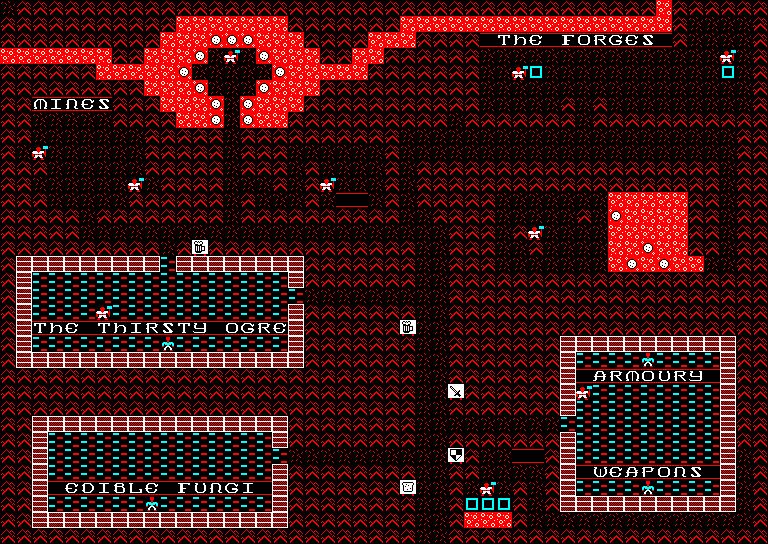

A level layout from a 2D game, rendered from its tile map. Below: a short description, then the map file with its tile-grid data intact:
An orthogonal 48x34 tile map with 16x16 px tiles, 1 tile layer (Tile Layer 1).

<map version="1.8" tiledversion="1.8.0" orientation="orthogonal" renderorder="right-down" width="48" height="34" tilewidth="16" tileheight="16" infinite="0" nextlayerid="2" nextobjectid="1">
 <editorsettings>
  <export target="stoneheart.csv" format="csv" />
 </editorsettings>
 <tileset firstgid="1" source="dostiles.tsx" />
 <layer id="1" name="Tile Layer 1" width="48" height="34">
  <data encoding="csv">
8,11,11,11,11,11,11,11,11,11,11,11,11,11,11,11,11,11,11,11,11,11,11,11,11,11,11,11,11,11,11,11,11,11,11,11,11,11,11,11,11,3,11,11,11,11,11,11,
11,11,11,11,11,11,11,11,11,11,11,3,3,3,3,3,3,3,11,11,11,11,11,11,11,3,3,3,3,3,3,3,3,3,3,3,3,3,3,3,3,3,11,8,8,8,8,11,
11,11,11,11,11,11,11,11,11,11,3,3,3,97,97,97,3,3,3,11,11,11,11,3,3,3,11,11,11,11,24,44,32,29,24,30,39,42,31,29,43,24,11,8,8,8,8,11,
3,3,3,3,3,3,3,11,11,3,3,3,97,8,57,8,97,3,3,3,11,11,3,3,11,11,11,11,11,11,8,8,8,8,8,8,8,8,8,8,8,8,8,8,8,57,8,11,
11,11,11,11,11,11,3,3,3,3,3,97,8,8,8,8,8,97,3,3,3,3,3,11,11,11,11,11,11,11,8,8,57,20,8,8,8,8,8,8,8,8,8,8,8,20,8,11,
11,11,11,11,11,11,11,11,11,3,3,3,97,8,8,8,97,3,3,3,11,11,11,11,11,11,11,11,11,11,8,8,8,8,8,8,8,8,8,8,8,8,8,8,8,8,8,11,
11,11,37,33,38,29,43,11,11,11,3,3,3,97,8,97,3,3,3,11,11,11,11,11,11,11,11,11,11,11,8,8,8,8,8,11,8,11,8,8,8,8,8,8,8,8,8,11,
11,11,8,8,8,8,8,11,11,11,11,3,3,97,8,97,3,3,11,11,11,11,11,11,11,11,11,11,8,11,11,11,11,11,11,11,8,11,11,11,11,11,11,11,11,11,11,11,
11,11,8,8,8,8,8,8,8,11,11,11,11,11,8,11,11,11,11,11,11,11,11,11,11,8,8,8,8,8,8,8,8,8,8,8,8,8,8,8,8,8,8,8,8,8,11,11,
11,8,57,8,8,8,8,8,8,11,11,11,11,11,8,11,11,11,8,8,8,8,8,8,11,8,8,8,8,8,8,8,8,8,8,8,8,8,8,8,8,8,8,8,8,8,11,11,
11,11,11,8,8,8,8,8,8,11,11,11,11,11,8,11,11,11,8,11,8,8,8,8,11,8,11,11,11,11,11,11,11,11,11,11,11,11,11,11,11,11,11,11,11,8,11,11,
11,11,8,8,8,8,8,8,57,8,11,11,11,11,8,8,8,11,8,11,57,8,8,8,11,8,11,11,11,11,11,11,11,11,11,11,11,11,11,11,11,11,11,11,11,8,11,11,
11,11,11,8,8,8,8,8,11,11,11,11,11,11,8,11,8,8,8,11,8,24,24,8,11,8,11,11,11,11,11,8,8,8,8,8,8,8,3,3,3,3,3,11,11,8,11,11,
11,11,11,11,11,8,11,11,11,11,11,11,11,11,8,11,11,11,11,11,11,11,11,11,11,8,8,11,11,11,11,8,8,8,8,8,11,8,97,3,3,3,3,11,11,8,11,11,
11,11,11,11,11,8,8,8,8,8,8,8,8,8,8,8,8,8,8,8,8,8,8,8,8,8,8,8,11,11,11,8,11,57,8,8,8,8,3,3,3,3,3,11,11,8,11,11,
11,11,11,11,11,11,11,11,11,11,8,11,79,11,11,11,11,11,11,11,11,11,11,11,11,11,8,8,11,11,11,8,8,11,8,8,8,8,3,3,97,3,3,11,11,8,11,11,
11,5,5,5,5,5,5,5,5,5,23,5,5,5,5,5,5,5,5,11,11,11,11,11,11,11,8,8,11,11,11,8,8,8,8,8,8,8,3,97,3,97,3,3,8,8,11,11,
11,5,23,23,23,23,23,23,23,23,23,23,23,23,23,23,23,23,5,11,11,11,11,11,11,11,8,8,11,11,11,11,11,11,11,11,11,11,11,11,11,11,11,11,11,11,11,11,
11,5,23,23,23,23,23,23,23,23,23,23,23,23,23,23,23,23,23,8,8,8,8,8,8,8,8,8,11,11,11,11,11,11,11,11,11,11,11,11,11,11,11,11,11,11,11,11,
11,5,23,23,23,23,57,23,23,23,23,23,23,23,23,23,23,23,5,11,11,11,11,11,11,11,8,8,11,11,11,11,11,11,11,11,11,11,11,11,11,11,11,11,11,11,11,11,
11,5,44,32,29,24,44,32,33,42,43,44,49,24,39,31,42,29,5,11,11,11,11,11,11,79,8,8,11,11,11,11,11,11,11,11,11,11,11,11,11,11,11,11,11,11,11,11,
11,5,23,23,23,23,23,23,23,23,51,23,23,23,23,23,23,23,5,11,11,11,11,11,11,11,8,8,11,11,11,11,11,11,11,5,5,5,5,5,5,5,5,5,5,5,11,11,
11,5,5,5,5,5,5,5,5,5,5,5,5,5,5,5,5,5,5,11,11,11,11,11,11,11,8,8,11,11,11,11,11,11,11,5,23,23,23,23,51,23,23,23,23,5,11,11,
11,11,11,11,11,11,11,11,11,11,11,11,11,11,11,11,11,11,11,11,11,11,11,11,11,11,8,8,11,11,11,11,11,11,11,5,24,25,42,37,39,45,42,49,24,5,11,11,
11,11,11,11,11,11,11,11,11,11,11,11,11,11,11,11,11,11,11,11,11,11,11,11,11,11,8,8,75,11,11,11,11,11,11,5,57,23,23,23,23,23,23,23,23,5,11,11,
11,11,11,11,11,11,11,11,11,11,11,11,11,11,11,11,11,11,11,11,11,11,11,11,11,11,8,8,11,11,11,11,11,11,11,5,23,23,23,23,23,23,23,23,23,5,11,11,
11,11,5,5,5,5,5,5,5,5,5,5,5,5,5,5,5,5,11,11,11,11,11,11,11,11,8,8,8,8,8,8,8,8,8,23,23,23,23,23,23,23,23,23,23,5,11,11,
11,11,5,23,23,23,23,23,23,23,23,23,23,23,23,23,23,5,11,11,11,11,11,11,11,11,8,8,11,11,11,11,11,11,11,5,23,23,23,23,23,23,23,23,23,5,11,11,
11,11,5,23,23,23,23,23,23,23,23,23,23,23,23,23,23,23,8,8,8,8,8,8,8,8,8,8,76,11,8,8,24,24,11,5,23,23,23,23,23,23,23,23,23,6,8,11,
11,11,5,23,23,23,23,23,23,23,23,23,23,23,23,23,23,5,11,11,11,11,11,11,11,11,8,8,11,11,8,8,8,8,11,5,24,47,29,25,40,39,38,43,24,5,8,11,
11,11,5,24,29,28,33,26,36,29,24,30,45,38,31,33,24,5,11,11,11,11,11,11,11,80,8,8,11,8,57,8,11,8,11,5,23,23,23,23,51,23,23,23,23,5,8,11,
11,11,5,23,23,23,23,23,23,51,23,23,23,23,23,23,23,5,11,11,11,11,11,11,11,11,8,8,11,20,20,20,11,8,11,5,5,5,5,5,5,5,5,5,5,5,8,11,
11,11,5,5,5,5,5,5,5,5,5,5,5,5,5,5,5,5,11,11,11,11,11,11,11,11,8,8,11,3,3,3,11,8,8,8,8,8,8,8,8,8,8,8,8,8,8,11,
11,11,11,11,11,11,11,11,11,11,11,11,11,11,11,11,11,11,11,11,11,11,11,11,11,11,8,8,11,11,11,11,11,11,11,11,11,11,11,11,11,11,11,11,11,11,11,11
</data>
 </layer>
</map>